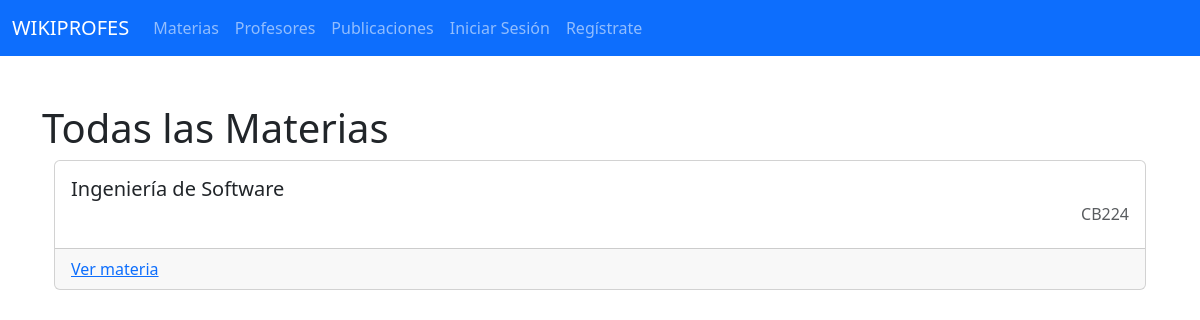
The app's page /materias, older data.
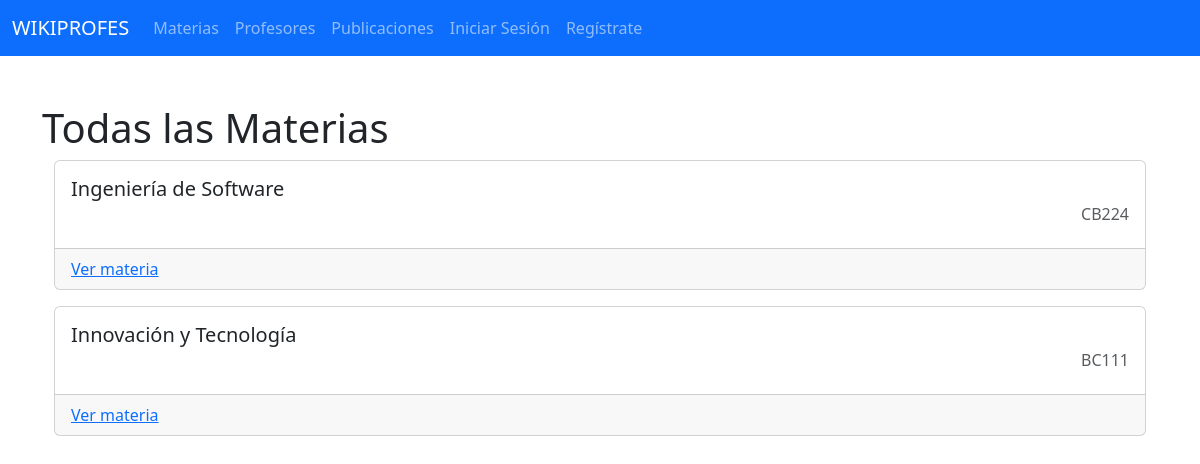
The same page, newer data.
### materia/models.py (models this page shows, shortened)
class Materia(models.Model):
    clave = models.CharField(max_length=10)
    nombre = models.CharField(max_length=80)
    departamento = models.CharField(max_length=50)
    profesores = models.ManyToManyField(Profesor, through='publicacion.Publicacion')
    usuarios = models.ManyToManyField(User, through='publicacion.Publicacion')

### materia/views.py (the view)
# urls.py: path("materias", views.MateriaView.as_view(), name="materias"),
class MateriaView(generic.ListView):
    template_name = "materias/materias.html"
    def get_queryset(self):
        return Materia.objects.all()

### templates/materias/materias.html (shortened to what this page needs)
{% extends "base.html" %}
{% block content %}
    <div class="container mt-5">
        <h1>Todas las Materias</h1>
        {% for materia in materia_list %}
            <section>
                <div class="container">
                    <div class="card mb-3">
                        <div class="card-body">
                            <h5 class="card-title">{{materia.nombre}}</h5>
                            <h6 class="card-subtitle mb-2 text-body-secondary text-end">{{materia.clave}}</h6>
                        </div>
                        <div class="card-footer text-body-secondary">
                            <a href="{% url 'publicacion:materia' materia.id%}">Ver materia</a>
                        </div>
                    </div>
                </div>
            </section>
        {% endfor %}
    </div>
{% endblock content %}

Row changes from the older to the newer data that the page shows:
added Materia: nombre "Innovación y Tecnología", clave "BC111"
